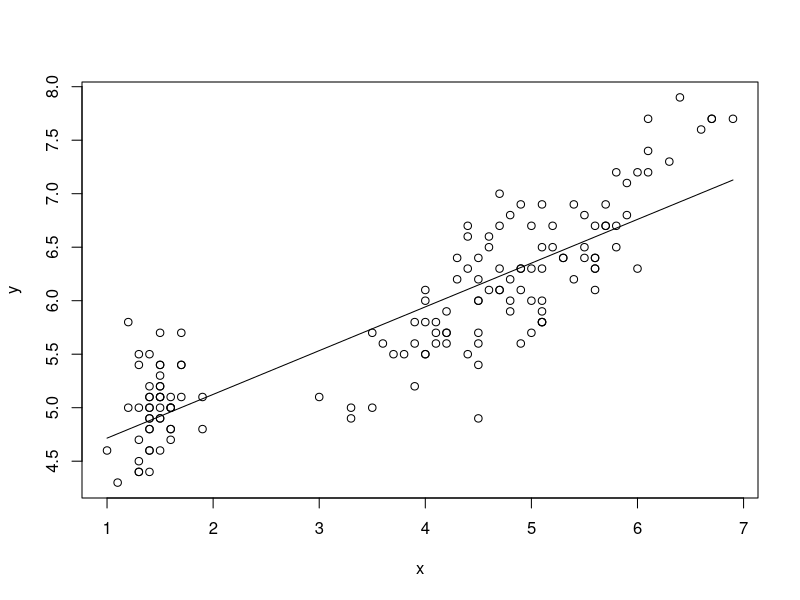

Reproduce this figure in R.
#Codigo para problema 2
mis_dades<-iris
x<-mis_dades$Petal.Length
y<-mis_dades$Sepal.Length
plot(x,y)
x_bar<-mean(x)
y_bar<-mean(y)
m<-sum((x-x_bar)*(y-y_bar))/sum((x-x_bar)^2) #calcul pendent
m
b<-y_bar-m*x_bar #càlcul punt de tall
b
m*1.5+b #predicció x=1.5

x_pred<-x
x_pred
y_pred<-m*x_pred+b
y_pred
lines(x_pred,y_pred) #recta de predicció
Rsq<-sum((y_pred-y_bar)^2)/sum((y-y_bar)^2) #coeficient de determinació
Rsq
cor<-sqrt(Rsq) #coeficient de correlació
cor
mod<-lm(y~x) #per calcular directament el pendent i el punt de tall

mod
summary(mod) #resum de alguna cosa calculada anteriorment(multiple R-squared=coeficient de determinació)
cor.test(x,y) #coeficient de correlació calculat directament
y_pred2<-predict(mod,data.frame(x=1.5)) #prediccions de x=1.5
y_pred2
